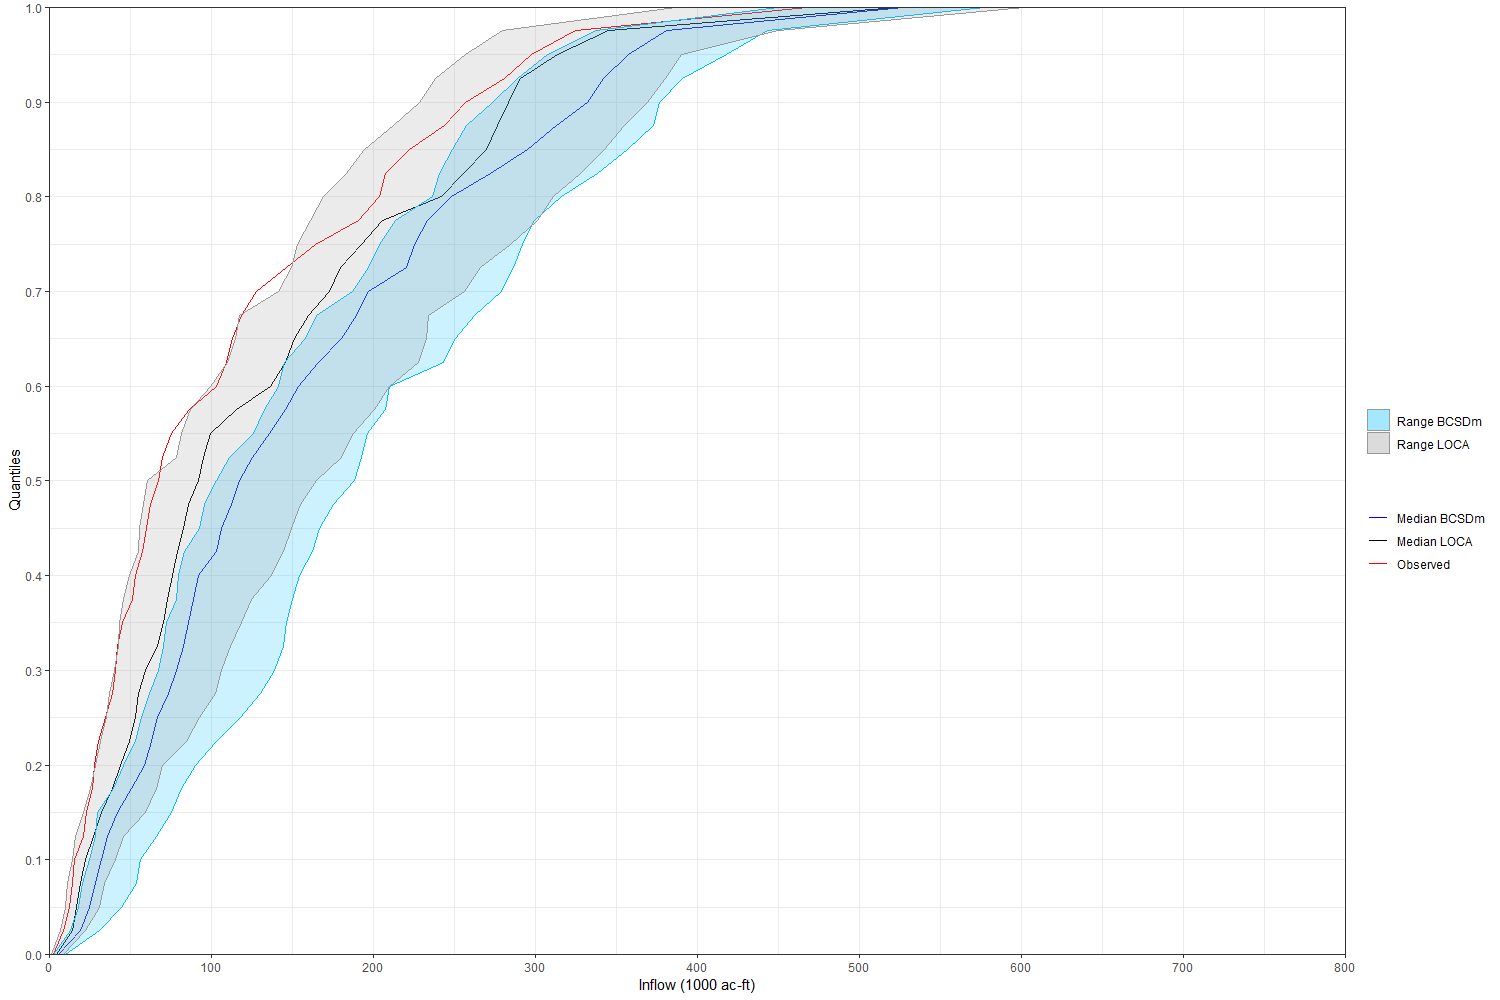

Reproduce this figure in R.
require(plyr)
require(dplyr)
require(tidyr)
require(ggplot2)
require(ggpubr)
require(zoo)
require(reshape2)
require(readxl)

#"access1-0","canesm2","cesm1-bgc","cnrm-cm5","csiro-mk3-6-0","gfdl-cm3","gfdl-esm2g","hadgem2-cc",
#"hadgem2-es","inmcm4","miroc5","mpi-esm-lr","mri-cgcm3","noresm1-m"

gcms<-c("canesm2","cnrm-cm5","csiro-mk3-6-0","gfdl-esm2g","inmcm4","miroc5","mpi-esm-lr","mri-cgcm3","noresm1-m")

runoff<-data.frame(NA)
runoff1<-data.frame(NA)
name2<-c("date")

for(gcm in gcms)
{
  data.in<-paste("D:/RStudio/Climate Change/Climate Change/BCSDm Runoff W 2025/",gcm,"_rcp85_totalrunoff_stn_W_2025-2054_HD.csv",sep="")
  frame<-read.csv(data.in, quote="\"", comment.char="",fill=TRUE)
  frame<-frame[,-1]
  runoff<-data.frame(runoff,frame)
  name1<-c(gcm)
  name2<-c(name2,name1)
}

frame<-read.csv(data.in)
runoff[,1]<-frame[,1]
names(runoff)<-name2
name2<-c("date")

for(gcm in gcms)
{
  data.in<-paste("D:/RStudio/Climate Change/Climate Change/BCSDm Runoff E 2025/",gcm,"_rcp85_totalrunoff_stn_E_2025-2054_HD.csv",sep="")
  frame1<-read.csv(data.in, quote="\"", comment.char="",fill=TRUE)
  frame1<-frame[,-1]
  runoff1<-data.frame(runoff1,frame1)
  name1<-c(gcm)
  name2<-c(name2,name1)
}

frame1<-read.csv(data.in)
runoff1[,1]<-frame1[,1]
names(runoff1)<-name2

for (i in 2:10)
{
  for (j in 1:1128)
  {
    runoff1[j,i]<-runoff[j,i]+runoff1[j,i]
  }
}

runoff<-data.frame(NA)

for (i in 1:94)
{
  for (j in 2:10)
  {
    runoff[i,j]<-(runoff1[12*i-11,j]+runoff1[12*i-10,j]+runoff1[12*i-9,j]+runoff1[12*i-8,j]+runoff1[12*i-7,j]+
                    runoff1[12*i-6,j]+runoff1[12*i-5,j]+runoff1[12*i-4,j]+runoff1[12*i-3,j]+runoff1[12*i-2,j]+
                    runoff1[12*i-1,j]+runoff1[12*i,j])/1000
  }
}

runoff[,1]<-1922:2015

quant.runoff<-data.frame(matrix(nrow=41,ncol=9))
for (i in 2:10)
{
  quant.runoff[,i-1]<-quantile(runoff[,i], probs=seq(0,1, by=0.025))
}

median.runoff<-data.frame(matrix(nrow=41, ncol=2))
median.runoff[,2]<-apply(quant.runoff,1,median)
median.runoff[,1]<-seq(0,1, by=0.025)

min.runoff<-data.frame(matrix(nrow=41, ncol=2))
min.runoff[,2]<-apply(quant.runoff,1,min)
min.runoff[,1]<-seq(0,1, by=0.025)

max.runoff<-data.frame(matrix(nrow=41, ncol=2))
max.runoff[,2]<-apply(quant.runoff,1,max)
max.runoff[,1]<-seq(0,1, by=0.025)

names(median.runoff)<-c("Quantile","Median")
names(min.runoff)<-c("Quantile","Minimum")
names(max.runoff)<-c("Quantile","Maximum")

data.runoff<-median.runoff
data.runoff[,3]<-min.runoff[,2]
data.runoff[,4]<-max.runoff[,2]
names(data.runoff)<-c("Quantile","Median","Minimum","Maximum")

gcms1<-c("canesm2","cnrm-cm5","csiro-mk3-6-0","gfdl-esm2g","inmcm4","miroc5","mpi-esm-lr","mri-cgcm3","noresm1-m")
name2<-c("date")
runoff3<-data.frame(NA)

for(gcm1 in gcms1)
{
  data.in<-paste("D:/RStudio/Climate Change/Climate Change/LOCA Runoff W 2025/",gcm1,"_rcp85_totalrunoff_stn_W_2025-2054_HD.csv",sep="")
  frame3<-read.csv(data.in, quote="\"", comment.char="",fill=TRUE)
  frame3<-frame3[,-1]
  runoff3<-data.frame(runoff3,frame3)
  name1<-c(gcm1)
  name2<-c(name2,name1)
}

frame3<-read.csv(data.in)
runoff3[,1]<-frame3[,1]
names(runoff3)<-name2
name2<-c("date")

runoff4<-data.frame(NA)
for(gcm1 in gcms1)
{
  data.in<-paste("D:/RStudio/Climate Change/Climate Change/LOCA Runoff E 2025/",gcm1,"_rcp85_totalrunoff_stn_E_2025-2054_HD.csv",sep="")
  frame4<-read.csv(data.in, quote="\"", comment.char="",fill=TRUE)
  frame4<-frame4[,-1]
  runoff4<-data.frame(runoff4,frame4)
  name1<-c(gcm1)
  name2<-c(name2,name1)
}

frame4<-read.csv(data.in)
runoff4[,1]<-frame4[,1]
names(runoff4)<-name2

for (i in 2:10)
{
  for (j in 1:1128)
  {
    runoff4[j,i]<-runoff3[j,i]+runoff4[j,i]
  }
}

runoff3<-data.frame(NA)

for (i in 1:94)
{
  for (j in 2:10)
  {
    runoff3[i,j]<-(runoff4[12*i-11,j]+runoff4[12*i-10,j]+runoff4[12*i-9,j]+runoff4[12*i-8,j]+runoff4[12*i-7,j]+
                     runoff4[12*i-6,j]+runoff4[12*i-5,j]+runoff4[12*i-4,j]+runoff4[12*i-3,j]+runoff4[12*i-2,j]+
                     runoff4[12*i-1,j]+runoff4[12*i,j])/1000
  }
}

runoff4[,1]<-1922:2015

quant.runoff1<-data.frame(matrix(nrow=41,ncol=9))
for (i in 2:10)
{
  quant.runoff1[,i-1]<-quantile(runoff3[,i], probs=seq(0,1, by=0.025))
}

median.runoff1<-data.frame(matrix(nrow=41, ncol=2))
median.runoff1[,2]<-apply(quant.runoff1,1,median)
median.runoff1[,1]<-seq(0,1, by=0.025)

min.runoff1<-data.frame(matrix(nrow=41, ncol=2))
min.runoff1[,2]<-apply(quant.runoff1,1,min)
min.runoff1[,1]<-seq(0,1, by=0.025)

max.runoff1<-data.frame(matrix(nrow=41, ncol=2))
max.runoff1[,2]<-apply(quant.runoff1,1,max)
max.runoff1[,1]<-seq(0,1, by=0.025)

names(median.runoff1)<-c("Quantile","Median")
names(min.runoff1)<-c("Quantile","Minimum")
names(max.runoff1)<-c("Quantile","Maximum")

data.runoff3<-median.runoff1
data.runoff3[,3]<-min.runoff1[,2]
data.runoff3[,4]<-max.runoff1[,2]
names(data.runoff3)<-c("Quantile","Median","Minimum","Maximum")
data4.runoff<-data.runoff3[,-2]
names(data4.runoff)<-c("Quantile","variable","value")

data.in<-paste("D:/RStudio/Climate Change/Climate Change/SCVWDMonthlyReservoirInflowVolumes_EW.csv",sep="")
frame5<-read.csv(data.in, quote="\"", comment.char="",fill=TRUE)
runoff5<-data.frame(frame5)

for (i in 1:1128)
{
  runoff5[i,2]<-runoff5[i,2]+runoff5[i,3]
}
runoff5<-runoff5[,-3]
runoff6<-data.frame(NA)
for (i in 1:94)
{
  runoff6[i,1]<-runoff5[12*i-11,2]+runoff5[12*i-10,2]+runoff5[12*i-9,2]+runoff5[12*i-8,2]+runoff5[12*i-7,2]
  +runoff5[12*i-6,2]+runoff5[12*i-5,2]+runoff5[12*i-4,2]+runoff5[12*i-3,2]+runoff5[12*i-2,2]+runoff5[12*i-1,2]
  +runoff5[12*i-0,2]
}

names(runoff6)<-"Observed"

runoff7<-quantile(runoff6[,1], probs=seq(0,1,by=0.025))/1000
data1.runoff<-median.runoff
data1.runoff[,3]<-median.runoff1[,2]
data1.runoff[,4]<-runoff7
names(data1.runoff)<-c("Quantile","Median BCSDm","Median LOCA","Observed")
data1.runoff<-melt(data1.runoff, id.vars="Quantile")
data2.runoff<-data.runoff[,-2]
names(data2.runoff)<-c("Quantile","variable","value")

ggplot(aes(y = value, x = Quantile, colour=variable),data=data1.runoff)+theme_bw()+geom_line()+
  scale_colour_manual(name="",values=c("blue","black","Red"))+
  geom_ribbon(data=data2.runoff,aes(x=Quantile,ymin=variable,ymax=value, fill="Range BCSDm"),alpha=0.2,colour="deepskyblue")+
  geom_ribbon(data=data4.runoff,aes(x=Quantile,ymin=variable,ymax=value, fill="Range LOCA"),alpha=0.2,colour="grey60")+
  scale_fill_manual(name="",values=c("Range BCSDm"="deepskyblue", "Range LOCA"="grey60"))+
  scale_x_continuous(breaks = seq(0,1.00,by=0.10),limits=c(0,1.00),expand=c(0,0))+
  scale_y_continuous(breaks = seq(0,800, by =100), limits=c(0, 800), expand=c(0,0))+
  ylab("Inflow (1000 ac-ft)")+xlab("Quantiles")+coord_flip()
